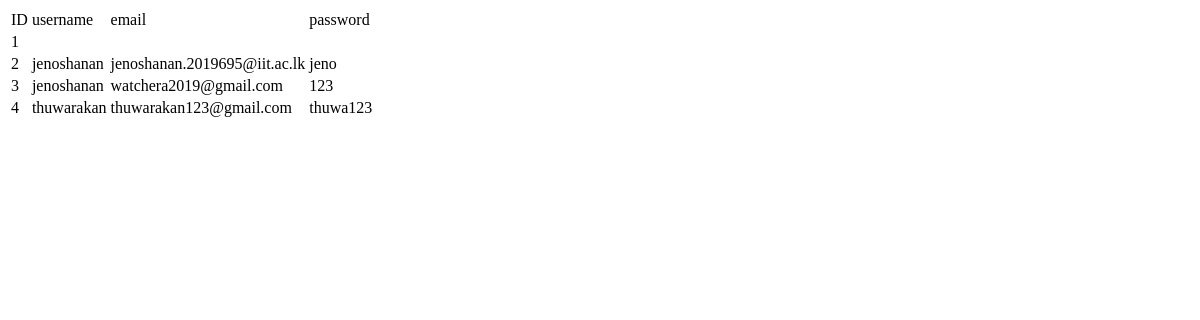
/viewUser, run on an earlier commit of the app's database.
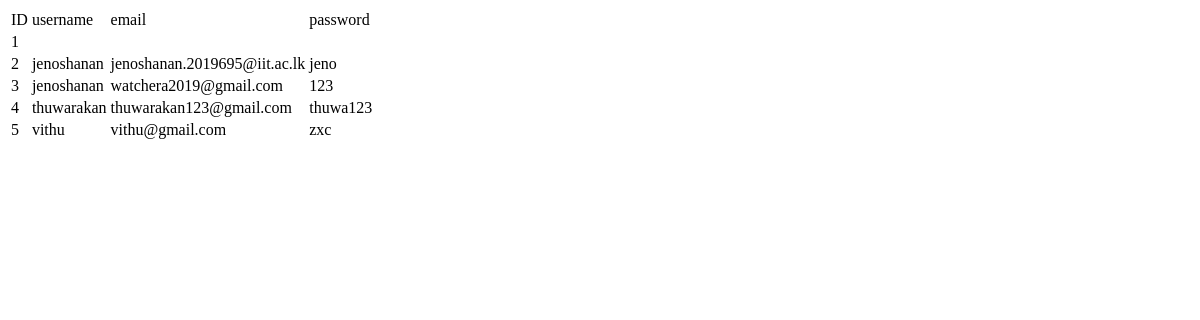
And on a later commit of the database.
### tables this page shows
CREATE TABLE Admin (id INTEGER PRIMARY KEY AUTOINCREMENT, username TEXT NOT NULL, email TEXT UNIQUE NOT NULL, password TEXT UNIQUE NOT NULL);

### watcher.py (the view)
@app.route("/viewUser")
def viewUser():
    con = sqlite3.connect("admin.db")
    con.row_factory = sqlite3.Row
    cur = con.cursor()
    cur.execute("select * from Admin")
    rows = cur.fetchall()
    return render_template("viewUser.html",rows=rows)

### templates/viewUser.html (shortened to what this page needs)
<!DOCTYPE html>
<html lang="en">
<head>
</head>
<body>
    <table>
        <thead>
          <td>ID</td>
          <td>username</td>
          <td>email</td>
          <td>password</td>
        </thead>
        {% for row in rows %}
        <tr>
         <td>{{row["id"]}}</td>
          <td>{{row["username"]}}</td>
          <td>{{row["email"]}}</td>
          <td>{{row["password"]}}</td>
        </tr>
        {% endfor %}
</body>
</html>

What changed in the data, as far as the page shows it:
added Admin: id "5", username "vithu", email "vithu@gmail.com", password "zxc"
